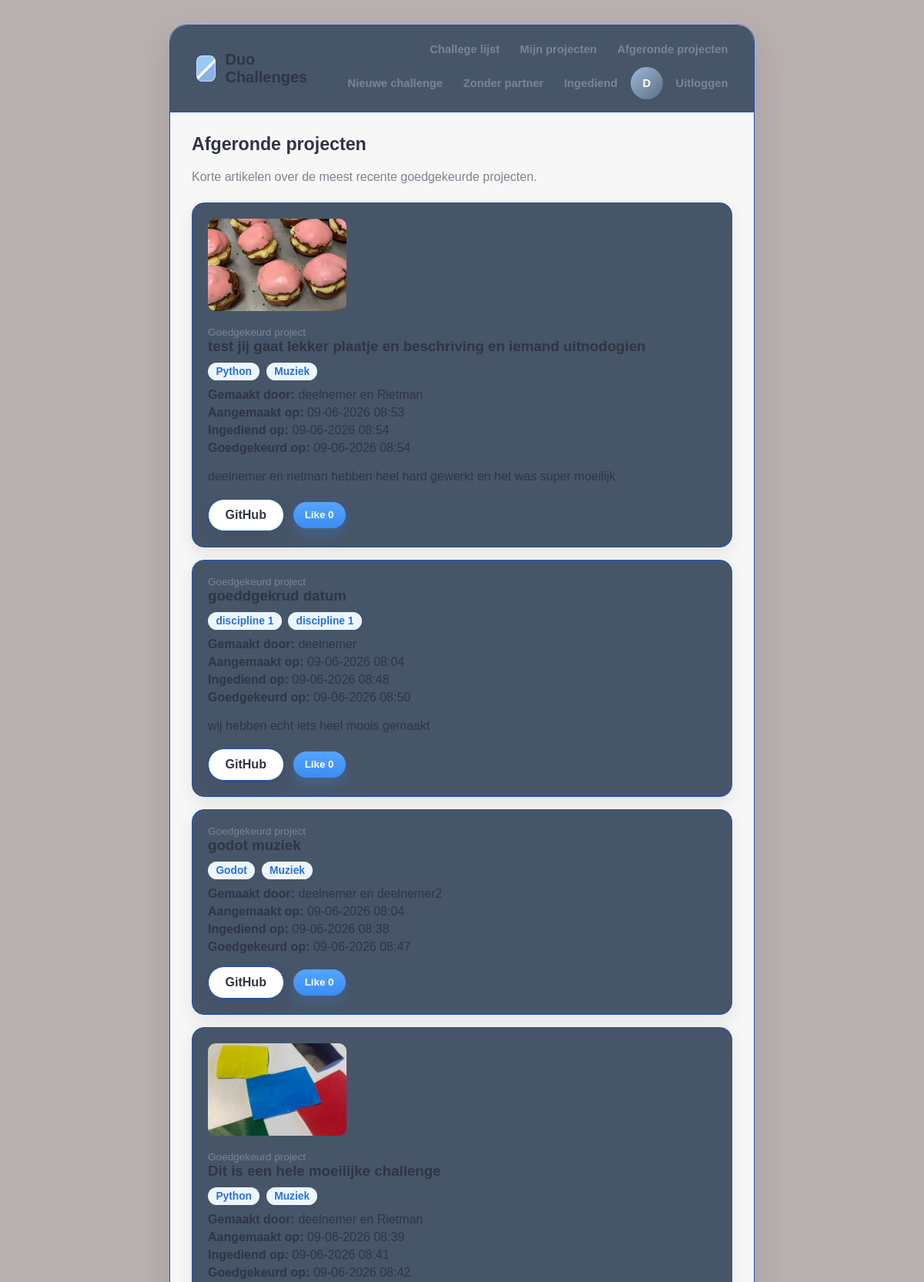
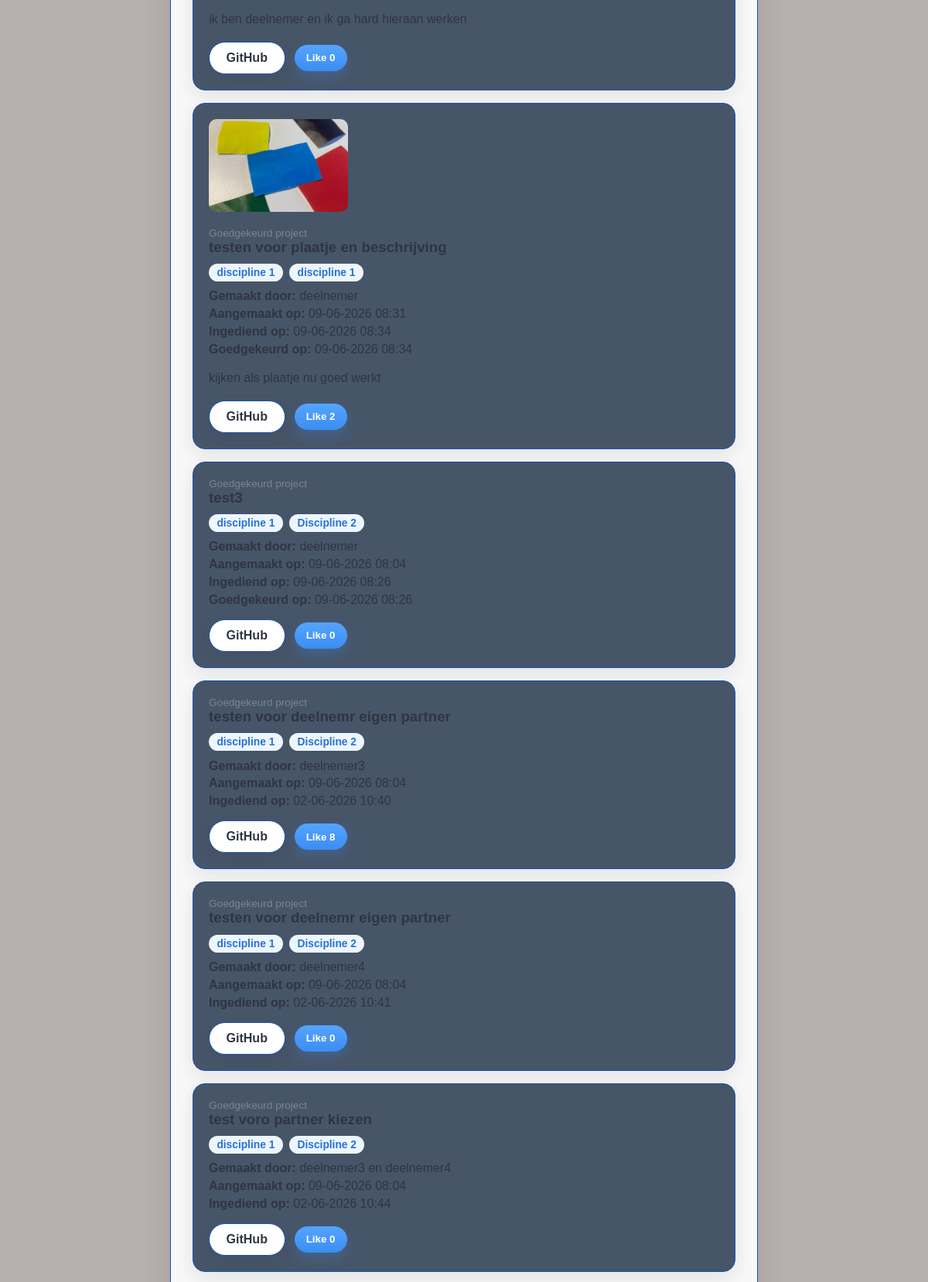
The app's page / (signed in, upper part) with its own data (2 pictures, top to bottom).
### challenges/models.py (models this page shows, shortened)
class Project(models.Model):
    challenge = models.ForeignKey(Challenge, on_delete=models.CASCADE)
    deelnemer = models.ForeignKey(
        User,
        on_delete=models.CASCADE,
        related_name='projecten'
    )
    partner = models.ForeignKey(
        User,
        on_delete=models.SET_NULL,
        null=True,
        blank=True,
        related_name='partner_projecten'
    )
    uitgenodigde_partner = models.ForeignKey(
        User,
        on_delete=models.SET_NULL,
        null=True,
        blank=True,
        related_name='uitnodigingen'
    )
    geblokkeerd = models.BooleanField(default=False)
    github_link = models.URLField()
    beschrijving = models.TextField(blank=True)
    aangemaakt_op = models.DateTimeField(auto_now_add=True)
    afbeelding = models.FileField(upload_to='project_afbeeldingen/', blank=True, null=True)
    likes = models.PositiveIntegerField(default=0)
    status = models.CharField(
        max_length=20,
        choices=[
            ('bezig', 'Bezig'),
            ('ingediend', 'Ingediend'),
            ('goedgekeurd', 'Goedgekeurd'),
            ('afgekeurd', 'Afgekeurd'),
        ],
        default='bezig'
    )
    feedback = models.TextField(blank=True, null=True)
    ingediend_op = models.DateTimeField(null=True, blank=True)
    goedgekeurd_op = models.DateTimeField(null=True, blank=True)

class Challenge(models.Model):
    titel = models.CharField(max_length=200)
    omschrijving = models.TextField()
    discipline_een = models.ForeignKey(
        Discipline,
        on_delete=models.CASCADE,
        related_name='challenges_een'
    )
    discipline_twee = models.ForeignKey(
        Discipline,
        on_delete=models.CASCADE,
        related_name='challenges_twee'
    )
    aangemaakt_door = models.ForeignKey(
        User,
        on_delete=models.SET_NULL,
        null=True
    )
    aangemaakt_op = models.DateTimeField(auto_now_add=True)

class Discipline(models.Model):
    naam = models.CharField(max_length=100)
    def __str__(self):
        return self.naam

### challenges/views.py (the view)
# urls.py: path('', views.afgeronde_projecten, name='home'),
@login_required(login_url='login')
def afgeronde_projecten(request):
    projecten = Project.objects.filter(status='goedgekeurd').order_by('-goedgekeurd_op', '-aangemaakt_op')
    return render(request, 'afgeronde_projecten.html', {'projecten': projecten})

### challenges/templates/afgeronde_projecten.html (shortened to what this page needs)
{% extends 'base.html' %}
{% block content %}
<h2>Afgeronde projecten</h2>
<p class="intro">
    Korte artikelen over de meest recente goedgekeurde projecten.
</p>
{% for project in projecten %}
    <article class="article-card">
        {% if project.afbeelding %}
            <img class="article-image" src="{{ project.afbeelding.url }}" alt="Afbeelding van {{ project.challenge.titel }}">
        {% endif %}
        <div class="article-body">
            <p class="small-label">Goedgekeurd project</p>
            <h3 class="section-title">{{ project.challenge.titel }}</h3>
            <p class="line-large">
                <span class="badge">{{ project.challenge.discipline_een }}</span>
                <span class="badge">{{ project.challenge.discipline_twee }}</span>
            </p>
            <p class="line">
                <strong>Gemaakt door:</strong> {{ project.deelnemer.username }}
                {% if project.partner %}
                    en {{ project.partner.username }}
                {% endif %}
            </p>
            <p class="line"><strong>Aangemaakt op:</strong> {{ project.aangemaakt_op|date:"d-m-Y H:i" }}</p>
            {% if project.ingediend_op %}
                <p class="line"><strong>Ingediend op:</strong> {{ project.ingediend_op|date:"d-m-Y H:i" }}</p>
            {% endif %}
            {% if project.goedgekeurd_op %}
                <p class="line"><strong>Goedgekeurd op:</strong> {{ project.goedgekeurd_op|date:"d-m-Y H:i" }}</p>
            {% endif %}
            {% if project.beschrijving %}
                <p class="article-text">{{ project.beschrijving }}</p>
            {% endif %}
            <div class="article-actions">
                <a href="{{ project.github_link }}" target="_blank" class="button button-light">GitHub</a>
                <form method="post" action="{% url 'project_liken' project.id %}" class="like-form">
                    <button type="submit" class="button button-small">Like {{ project.likes }}</button>
                </form>
            </div>
        </div>
    </article>
{% empty %}
    <div class="card">
        <p class="text-muted">Er zijn nog geen goedgekeurde projecten.</p>
    </div>
{% endfor %}
{% endblock %}

### challenges/templates/base.html (shortened to what this page needs)
<!DOCTYPE html>
<html lang="nl">
<head>
    {% load static %}
    <link rel="stylesheet" href="{% static 'challenges/css/style.css' %}">
</head>
<body>
    <div class="app-shell">
        <nav>
            <a class="brand" href="{% url 'afgeronde_projecten' %}">
                <span class="logo-mark"></span>
                <span>Duo Challenges</span>
            </a>
            {% if user.is_authenticated %}
                <div class="nav-links">
                    <a href="{% url 'challenges_lijst' %}">Challege lijst</a>
                    <a href="{% url 'mijn_projecten' %}">Mijn projecten</a>
                    <a href="{% url 'afgeronde_projecten' %}">Afgeronde projecten</a>
                    {% if request.user.profiel.rol == 'begeleider' %}
                        <a href="{% url 'challenge_aanmaken' %}">Nieuwe challenge</a>
                        <a href="{% url 'projecten_zonder_partner' %}">Zonder partner</a>
                        <a href="{% url 'overzicht_ingediend' %}">Ingediend</a>
                    {% endif %}
                    <a class="user-avatar" href="{% url 'profiel' %}">{{ user.username|first|upper }}</a>
                    <a href="{% url 'logout' %}">Uitloggen</a>
                </div>
            {% endif %}
        </nav>
        <div class="container">
            {% block content %}{% endblock %}
        </div>
    </div>
</body>
</html>

### challenges/static/challenges/css/style.css (style rules this page uses)
:root { --bg: #f4f6fb; --panel: #475569; --text: #2f3542; --muted: #7c8491; --line: #1b53b4; --blue: #3b8df2; --blue-dark: #2872d5; --aqua: #62cbd6; --green: #5a9e5a; --red: #d9534f; --orange: #f1a33c; --soft-blue: #edf6ff; --soft-yellow: #fff7dc; --shadow: 0 18px 40px rgba(31, 45, 61, 0.12); --small-shadow: 0 8px 20px rgba(31, 45, 61, 0.09); }
* { box-sizing: border-box; }
body { font-family: Arial, sans-serif; margin: 0; color: var(--text); background: rgb(184, 175, 175); }
a { color: var(--blue-dark); text-decoration: none; }
.app-shell { width: min(760px, calc(100% - 2rem)); margin: 2rem auto; background: rgba(255, 255, 255, 0.9); border: 1px solid var(--line); border-radius: 22px; box-shadow: var(--shadow); overflow: hidden; }
nav { min-height: 76px; padding: 1rem 1.5rem; background: var(--panel); border-bottom: 1px solid var(--line); display: flex; align-items: center; justify-content: space-between; gap: 1rem; }
.brand { display: flex; align-items: center; gap: 0.75rem; color: var(--text); font-size: 1.25rem; font-weight: 700; }
.logo-mark { width: 34px; height: 34px; border-radius: 8px; background: linear-gradient(135deg, #98c8f4 0 48%, #ffffff 49% 56%, #8ab2e8 57%); box-shadow: inset 0 0 0 1px rgba(255, 255, 255, 0.5); }
.nav-links { display: flex; align-items: center; justify-content: flex-end; gap: 0.45rem; flex-wrap: wrap; }
nav a { color: var(--muted); padding: 0.45rem 0.6rem; border-radius: 999px; font-size: 0.92rem; font-weight: 600; }
.user-avatar { width: 42px; height: 42px; display: inline-flex; align-items: center; justify-content: center; padding: 0; color: white; background: linear-gradient(135deg, #9db8d8, #5c6f85); border-radius: 50%; font-weight: 700; }
.container { padding: 1.75rem; }
h2 { margin: 0 0 1.25rem 0; font-size: 1.45rem; }
h3 { margin-top: 0; }
.intro, .intro-large { color: var(--muted); margin: 0 0 1.5rem 0; }
.card .project-image, .article-card .article-image { display: block; object-fit: cover; border-radius: 10px; }
.article-card { background: var(--panel); margin-bottom: 1rem; border: 1px solid var(--line); border-radius: 16px; box-shadow: var(--small-shadow); overflow: hidden; }
.article-card .article-image { width: 180px; max-width: calc(100% - 2.5rem); height: 120px; margin: 1.25rem 1.25rem 0; border-radius: 10px; }
.article-body { padding: 1.25rem; }
.article-text { margin: 1rem 0; color: var(--text); line-height: 1.55; }
.article-actions { display: flex; align-items: center; gap: 0.75rem; flex-wrap: wrap; margin-top: 1rem; }
.like-form { margin: 0; }
.button { display: inline-flex; align-items: center; justify-content: center; min-height: 42px; background: linear-gradient(180deg, #55a4ff, var(--blue)); color: white; border: none; padding: 0.55rem 1.35rem; border-radius: 999px; cursor: pointer; font-weight: 700; box-shadow: 0 8px 16px rgba(59, 141, 242, 0.24); }
.button-small { min-height: 34px; padding: 0.35rem 0.95rem; }
.button-light { color: var(--text); background: white; border: 1px solid var(--line); box-shadow: var(--small-shadow); }
.section-title { margin: 0 0 0.5rem 0; }
.small-label, .project-label { color: var(--muted); font-size: 0.85rem; margin: 0; }
.line { margin: 0.3rem 0; }
.line-large { margin: 0.5rem 0; }
.discipline-badge, .badge { background: var(--soft-blue); color: var(--blue-dark); padding: 0.25rem 0.65rem; border-radius: 999px; display: inline-block; margin: 0.15rem 0.25rem 0.15rem 0; font-size: 0.86rem; font-weight: 700; }

### records on screen
Project: afbeelding (picture), challenge.titel "test jij gaat lekker plaatje en beschriving en iemand uitnodogien", challenge.discipline_een "Python", challenge.discipline_twee "Muziek", deelnemer.username "deelnemer", partner.username "Rietman", aangemaakt_op "09-06-2026 08:53", ingediend_op "09-06-2026 08:54", goedgekeurd_op "09-06-2026 08:54", beschrijving "deelnemer en rietman hebben heel hard gewerkt en het was super moeilijk", likes "0"
Project: challenge.titel "goeddgekrud datum", challenge.discipline_een "discipline 1", challenge.discipline_twee "discipline 1", deelnemer.username "deelnemer", aangemaakt_op "09-06-2026 08:04", ingediend_op "09-06-2026 08:48", goedgekeurd_op "09-06-2026 08:50", beschrijving "wij hebben echt iets heel moois gemaakt", likes "0"
Project: challenge.titel "godot muziek", challenge.discipline_een "Godot", challenge.discipline_twee "Muziek", deelnemer.username "deelnemer", partner.username "deelnemer2", aangemaakt_op "09-06-2026 08:04", ingediend_op "09-06-2026 08:38", goedgekeurd_op "09-06-2026 08:47", likes "0"
Project: afbeelding (picture), challenge.titel "Dit is een hele moeilijke challenge", challenge.discipline_een "Python", challenge.discipline_twee "Muziek", deelnemer.username "deelnemer", partner.username "Rietman", aangemaakt_op "09-06-2026 08:39", ingediend_op "09-06-2026 08:41", goedgekeurd_op "09-06-2026 08:42", beschrijving "ik ben deelnemer en ik ga hard hieraan werken", likes "0"
Project: afbeelding (picture), challenge.titel "testen voor plaatje en beschrijving", challenge.discipline_een "discipline 1", challenge.discipline_twee "discipline 1", deelnemer.username "deelnemer", aangemaakt_op "09-06-2026 08:31", ingediend_op "09-06-2026 08:34", goedgekeurd_op "09-06-2026 08:34", beschrijving "kijken als plaatje nu goed werkt", likes "2"
Project: challenge.titel "test3", challenge.discipline_een "discipline 1", challenge.discipline_twee "Discipline 2", deelnemer.username "deelnemer", aangemaakt_op "09-06-2026 08:04", ingediend_op "09-06-2026 08:26", goedgekeurd_op "09-06-2026 08:26", likes "0"
Project: challenge.titel "testen voor deelnemr eigen partner", challenge.discipline_een "discipline 1", challenge.discipline_twee "Discipline 2", deelnemer.username "deelnemer3", aangemaakt_op "09-06-2026 08:04", ingediend_op "02-06-2026 10:40", likes "8"
Project: challenge.titel "testen voor deelnemr eigen partner", challenge.discipline_een "discipline 1", challenge.discipline_twee "Discipline 2", deelnemer.username "deelnemer4", aangemaakt_op "09-06-2026 08:04", ingediend_op "02-06-2026 10:41", likes "0"
Project: challenge.titel "test voro partner kiezen", challenge.discipline_een "discipline 1", challenge.discipline_twee "Discipline 2", deelnemer.username "deelnemer3", partner.username "deelnemer4", aangemaakt_op "09-06-2026 08:04", ingediend_op "02-06-2026 10:44", likes "0"

### other values on screen
{{ user.username|first|upper }} "D"
